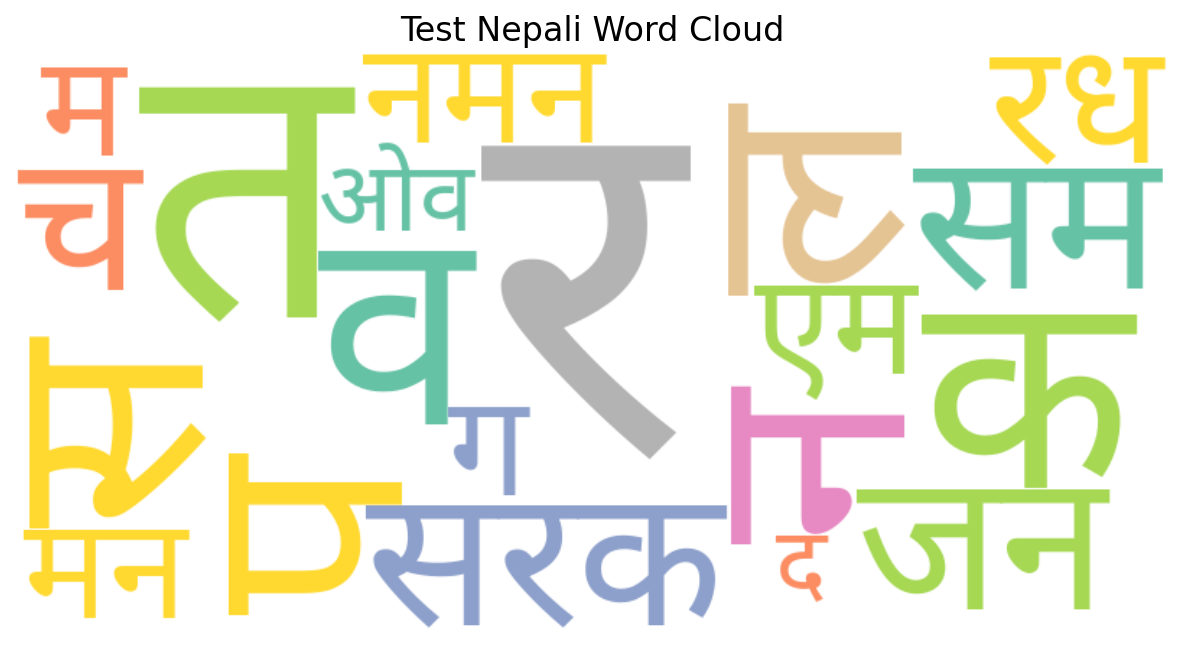

The Python source for this figure:
#!/usr/bin/env python3
"""
Test script to diagnose word cloud issues with Nepali fonts
"""

import os
import sys
from wordcloud import WordCloud
import matplotlib.pyplot as plt
import sqlite3

def test_wordcloud():
    print("🔍 Testing Word Cloud Generation...")

    # Test font path resolution
    font_candidates = [
        'fonts/NotoSansDevanagari/hinted/ttf/NotoSansDevanagari-Regular.ttf',
        'fonts/NotoSansDevanagari/unhinted/ttf/NotoSansDevanagari-Regular.ttf',
        'fonts/NotoSansDevanagari/full/ttf/NotoSansDevanagari-Regular.ttf'
    ]

    font_path = None
    for font in font_candidates:
        print(f"Checking font: {font}")
        if os.path.exists(font):
            font_path = font
            print(f"✅ Found font: {font}")
            break
        else:
            print(f"❌ Not found: {font}")

    if font_path:
        print(f"Using font: {font_path}")
    else:
        print("⚠️ No font found, using default")

    # Test Nepali text
    nepali_text = "नेपाल सरकार राजनीति समाचार प्रधानमन्त्री मन्त्री कांग्रेस एमाले माओवादी निर्वाचन विकास अर्थतन्त्र"
    mixed_text = nepali_text + " Nepal Government Politics News Congress Election Development"

    print(f"\nTest text: {mixed_text[:50]}...")

    # Try to create word cloud
    try:
        wordcloud = WordCloud(
            width=800,
            height=400,
            background_color='white',
            colormap='Set2',
            max_words=20,
            font_path=font_path if font_path else None,
            prefer_horizontal=0.8,
            min_font_size=12,
            collocations=False
        ).generate(mixed_text)

        print("✅ WordCloud generation successful!")

        # Try to save it
        fig, ax = plt.subplots(figsize=(10, 5))
        ax.imshow(wordcloud, interpolation='bilinear')
        ax.axis('off')
        ax.set_title('Test Nepali Word Cloud', fontsize=16)

        plt.savefig('test_wordcloud.png', dpi=150, bbox_inches='tight')
        print("✅ WordCloud saved as test_wordcloud.png")
        plt.close()

    except Exception as e:
        print(f"❌ WordCloud generation failed: {e}")
        import traceback
        traceback.print_exc()

    # Test database content
    print("\n🗄️ Testing database content...")
    try:
        conn = sqlite3.connect('nepal_news_intelligence.db')
        cursor = conn.cursor()

        # Check what content we have
        cursor.execute("SELECT title, content FROM articles_enhanced LIMIT 5")
        rows = cursor.fetchall()

        print(f"Found {len(rows)} sample articles:")
        for i, (title, content) in enumerate(rows[:3]):
            print(f"{i+1}. Title: {title[:50] if title else 'No title'}...")
            print(f"   Content: {content[:100] if content else 'No content'}...")

        conn.close()
        print("✅ Database accessible")

    except Exception as e:
        print(f"❌ Database error: {e}")

    print("\n🔚 Test completed!")

if __name__ == "__main__":
    test_wordcloud()